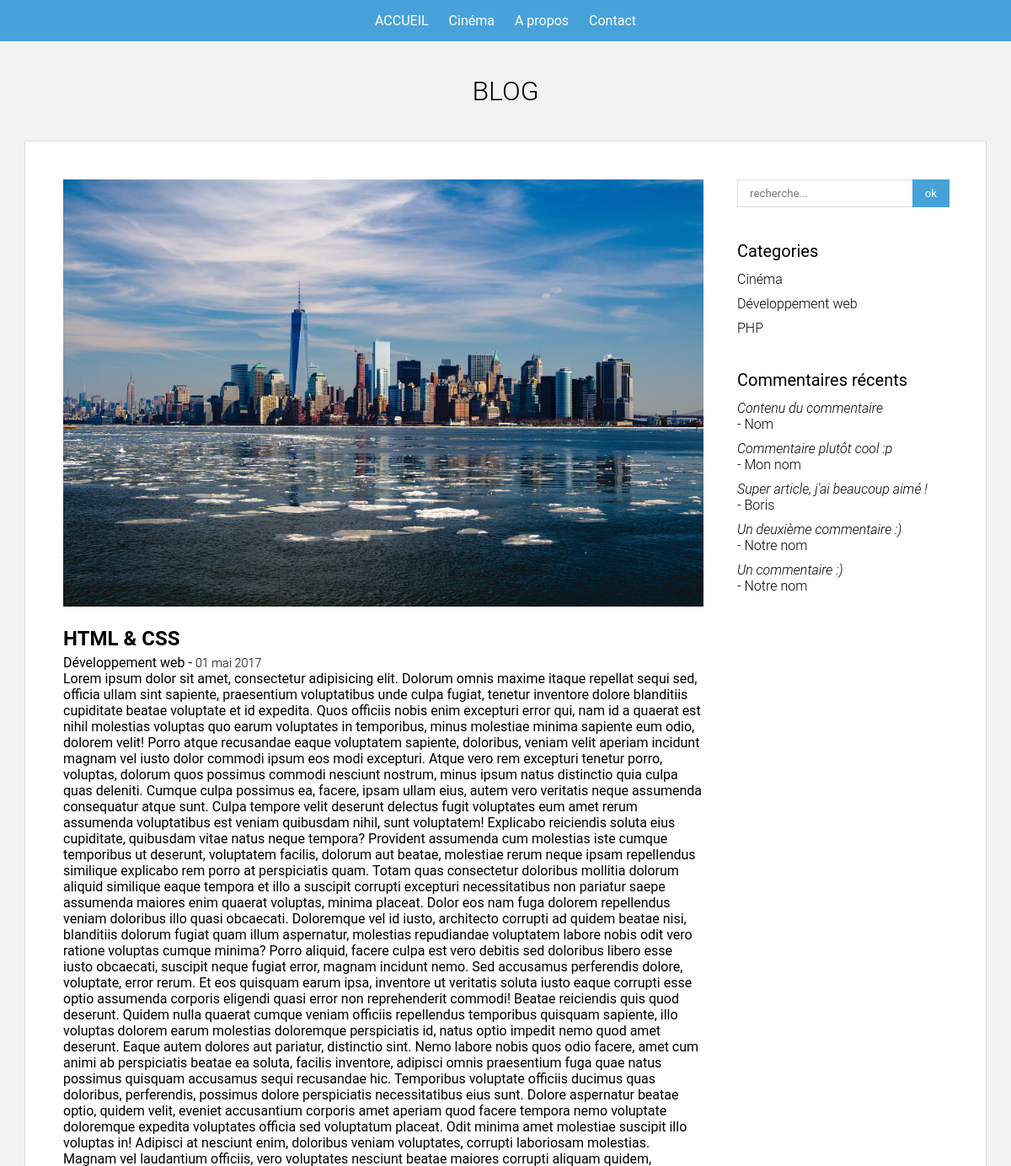
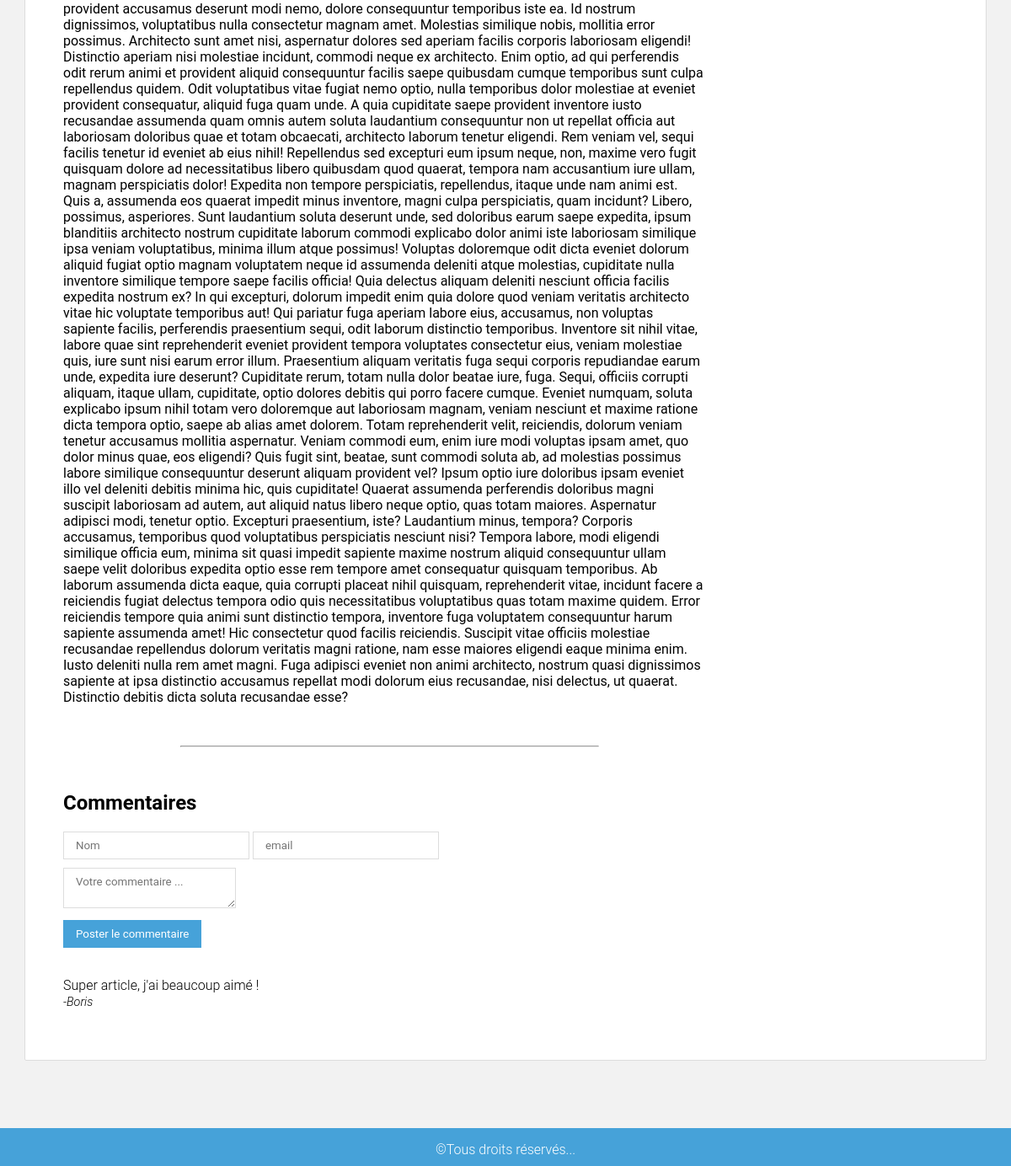
/php/articles.php?id=4, run on the app's committed database (2 pictures, top to bottom).
### tables this page shows
CREATE TABLE `articles` (
    `id` INT(10) NOT NULL AUTO_INCREMENT,
    `titre` VARCHAR(255) NOT NULL,
    `contenu` TEXT NOT NULL,
    `categorie` VARCHAR(255) NOT NULL,
    `datetime_post` DATETIME NOT NULL DEFAULT CURRENT_TIMESTAMP(),
    PRIMARY KEY (`id`)
);

CREATE TABLE `categories` (
    `id` INT(10) NOT NULL AUTO_INCREMENT,
    `categorie` VARCHAR(255) NOT NULL,
    `categorie_url` VARCHAR(255) NOT NULL,
    PRIMARY KEY (`id`)
);

CREATE TABLE `commentaires` (
    `id` INT(10) NOT NULL AUTO_INCREMENT,
    `id_article` INT NOT NULL,
    `nom` VARCHAR(255) NOT NULL,
    `email` VARCHAR(255) NOT NULL,
    `contenu` TEXT NOT NULL,
    PRIMARY KEY (`id`)
);

### php/functions.php (called while the page is built)
<?php
function getNomCategorie($slug) {
	global $bdd;
	$categorie = $bdd->prepare('SELECT categorie FROM categories WHERE categorie_url = ?');
	$categorie->execute([$slug]);
	$categorie = $categorie->fetchColumn();
	return $categorie;
}

### php/config.php (called while the page is built, shortened)
<?php
$inscris = 'root';
try {
    $bdd = new PDO('mysql:host=localhost;dbname=Blog', $inscris);
$bdd->query('SET lc_time_names = "fr_FR"');
} catch (PDOException $e)
{
    print "Erreur !: " . $e->getMessage() . "<br/>";
    die();
}
$side_categories = $bdd->query('SELECT * FROM categories ORDER BY categorie');
$side_commentaires = $bdd->query('SELECT * FROM commentaires ORDER BY id DESC LIMIT 5');
?>

### php/articles.php (the view, shortened to what this page needs)
<?php
require_once 'config.php';
require_once 'functions.php';
if (!empty($_GET['id'])) {
    $id = htmlspecialchars($_GET['id']);
    $article = $bdd->prepare('SELECT *, DATE_FORMAT(datetime_post, "%d %M %Y") date_formatee FROM articles WHERE id = ?');
    $article->execute([$id]);
    $article = $article->fetch(PDO::FETCH_ASSOC);
    $commentaires = $bdd->prepare('SELECT * FROM commentaires WHERE id_article =? ORDER BY id DESC');
    $commentaires->execute([$article['id']]);
} else {
    header('location :index.php');
    exit();
}
?>
<!DOCTYPE html>
<html lang="en">
<head>
    <link rel="stylesheet" href="../css/style.css">
</head>
<body>
    <?php include_once "../includes/head.php" ?>
    <article>
        <img src="../images/miniatures/<?= $article['id'] ?>.jpg" alt="miniature">
        <h2><?= $article['titre'] ?></h2>
        <span class="categorie"><?= getNomCategorie($article['categorie']) ?></span> - <span class="date">
            <?= $article['date_formatee'] ?></span>
        <div class="contenu">
            <?= htmlspecialchars_decode(nl2br($article['contenu'])) ?>
        </div>
    </article>
    <hr>
    <section id="commentaires" class="commentaires">
        <h2>Commentaires</h2>
        <form method="POST" action="#commentaires">
            <input type="text" name="nom" placeholder="Nom" <?php if (isset($nom)) {
                                                                echo ' value="' . $nom . '"';
                                                            } ?>required>
            <input type="email" name="email" placeholder="email" <?php if (isset($email)) {
                                                                        echo ' value="' . $email . '"';
                                                                    } ?>required>
            <br>
            <textarea name="contenu" placeholder="Votre commentaire ..." <?php if (isset($contenu)) {
                                                                                echo $contenu;
                                                                            } ?>required>
</textarea>
            <br>
            <input type="submit" name="commentaire" value="Poster le commentaire">
        </form>
<?php while($c = $commentaires->fetch(PDO::FETCH_ASSOC)){?>
        <div class="commentaire">
            <p><?=$c['contenu']?></p>
            <span class="auteur">-<?=$c['nom']?></span>
        </div>
<?php }?>
    </section>
    <?php include_once "../includes/foot.php" ?>
</body>
</html>

### includes/foot.php (shortened to what this page needs)
</section>
        <section class="sidebar">
<form method="GET" action="index.php">
<input type="text" name="q" placeholder="recherche...">
    <input type="submit"  value="ok">
</form>
<h4>Categories</h4>
<ul>
<?php while($c = $side_categories->fetch(PDO::FETCH_ASSOC)){?>
<li><a href="index.php?categorie=<?=$c['categorie_url']?>"><?= $c['categorie']?></a></li>
<?php }?>
</ul>
<h4>Commentaires récents</h4>
<ul>
<?php while($c = $side_commentaires->fetch(PDO::FETCH_ASSOC)){?>
<li>
<a href="articles.php?id=<?= $c['id_article']?>#commentaires">
<i><?=substr($c['contenu'],0,100)?></i><br>
 - <?=$c['nom']?>
</a>
</li>
<?php }?>
</ul>
        </section>
    </div>
<footer>
<div class="container">
<p>&copy;Tous droits réservés...</p>
</div>
</footer>

### css/style.css (style rules this page uses)
html, body { margin: 0; padding: 0; font-family: Roboto, sans-serif; background-color: #f2f2f2; }
.container { width: 1100px; margin: 0 auto; }
img { width: 100%; }
.sidebar { width: 25%; float: right; margin-top: 25px; }
.sidebar ul li { list-style: none; margin-bottom: 10px; }
.sidebar ul { padding: 0 10px 0 0; margin: 0; font-weight: 300; }
.sidebar h4 { font-size: 1.25em; font-weight: 400; margin: 40px 0 12px 0; }
a { text-decoration: none; color: #000; transition: color .3s ease; }
p { margin: 10px 0 0 0; font-weight: 300; }
.date { font-size: 0.9em; font-weight: 300; }
input, textarea { outline: none; background-color: #fff; border: 1px solid #dddddd; padding: 8px 14px; font-family: Roboto, sans-serif; }
.sidebar input[type=text] { width: 65%; }
input[type=submit] { background: #46a2d9; border-color: #46a2d9; color: #fff; }
.sidebar input[type=submit] { left: -5px; position: relative; }
.commentaires textarea { margin: 10px 0; }
footer { background-color: #46a2d9; color: #fff; padding: 6px 0 10px 0; margin-top: 80px; text-align: center; }
article, .commentaires { padding: 25px 40px 40px 25px; }
.commentaire { margin-top: 35px; }
.commentaire p { margin-bottom: 0; }
.commentaire .auteur { font-style: italic; font-weight: 300; font-size: 0.9em; }
article h2 { margin-bottom: 5px; }
hr { color: #dddddd; width: 60%; }

### data on the page
articles: titre "HTML & CSS", categorie.categorie "Développement web", contenu "Lorem ipsum dolor sit amet, consectetur adipisicing elit. Dolorum omnis maxime itaque repellat sequi sed, officia ullam sint sapiente, praesentium voluptatibus unde culpa fugiat, tenetur inventore dolore blanditiis cupiditate beatae voluptate et id expedita. Quos officiis nobis enim excepturi error qui, nam id a quaerat est nihil molestias voluptas quo earum voluptates in temporibus, minus molestiae minima sapiente eum odio, dolorem velit! Porro atque recusandae eaque voluptatem sapiente, doloribus, veniam velit aperiam incidunt magnam vel iusto dolor commodi ipsum eos modi excepturi. Atque vero rem excepturi tenetur porro, voluptas, dolorum quos possimus commodi nesciunt nostrum, minus…"
commentaires: contenu "Super article, j'ai beaucoup aimé !", nom "Boris"
categories: categorie "Cinéma"
categories: categorie "Développement web"
categories: categorie "PHP"
commentaires: contenu "Contenu du commentaire", nom "Nom"
commentaires: contenu "Commentaire plutôt cool :p", nom "Mon nom"
commentaires: contenu "Un deuxième commentaire :)", nom "Notre nom"
commentaires: contenu "Un commentaire :)", nom "Notre nom"

### other printed values
$article['date_formatee'] "01 mai 2017"
